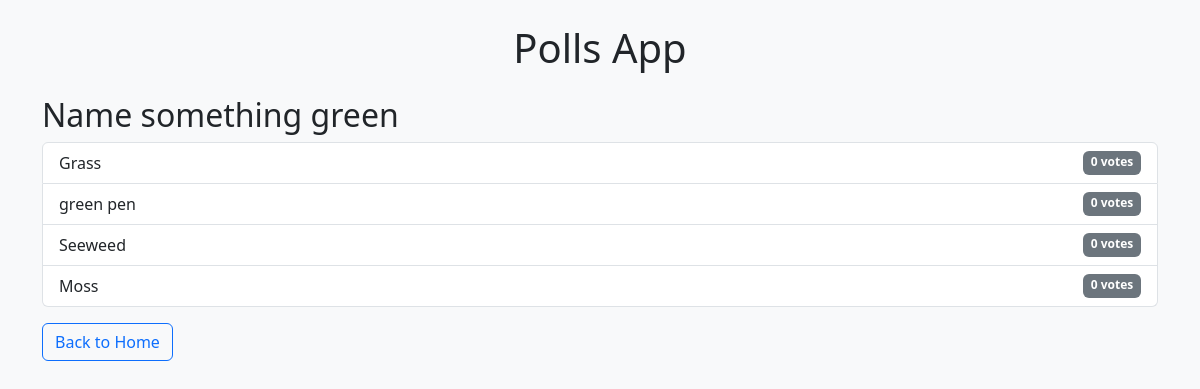
Page /polls/7/results/ on the earlier database version.
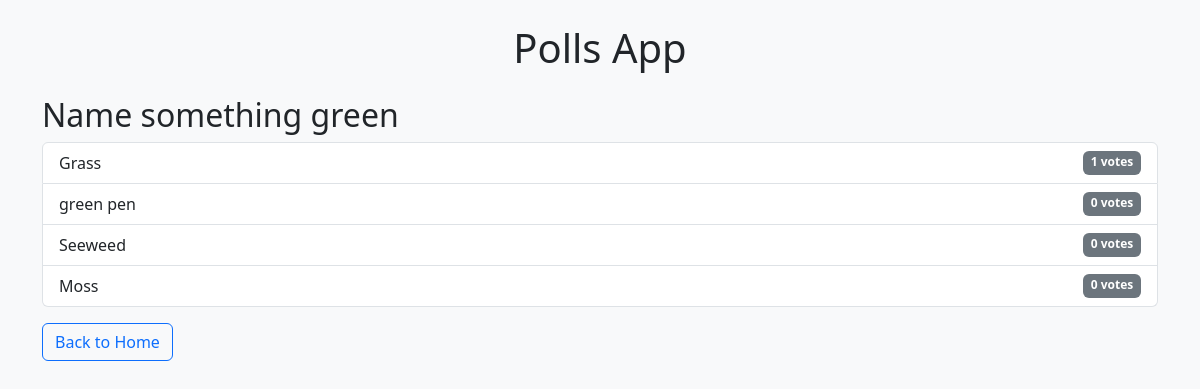
Same page on the later database version.
### polls/models.py (models this page shows, shortened)
class Choice(models.Model):
    question = models.ForeignKey(Question, on_delete=models.CASCADE)
    choice_text = models.CharField(max_length=200)
    votes = models.IntegerField(default=0)

### polls/views.py (the view)
# urls.py: path('<int:question_id>/results/', views.results, name='results'),
def results(request, question_id):
    question = get_object_or_404(Question, pk=question_id)
    return render(request, 'polls/results.html', {'question': question})

### polls/templates/polls/results.html
{% extends "polls/base.html" %}
{% block content %}
<h2>{{ question.question_text }}</h2>
<ul class="list-group mb-3">
  {% for choice in question.choice_set.all %}
    <li class="list-group-item d-flex justify-content-between">
      {{ choice.choice_text }}
      <span class="badge bg-secondary">{{ choice.votes }} votes</span>
    </li>
  {% endfor %}
</ul>
<a href="{% url 'polls:index' %}" class="btn btn-outline-primary">Back to Home</a>
{% endblock %}

Differences in the rows shown:
changed Choice "Grass": votes "0" → "1"
